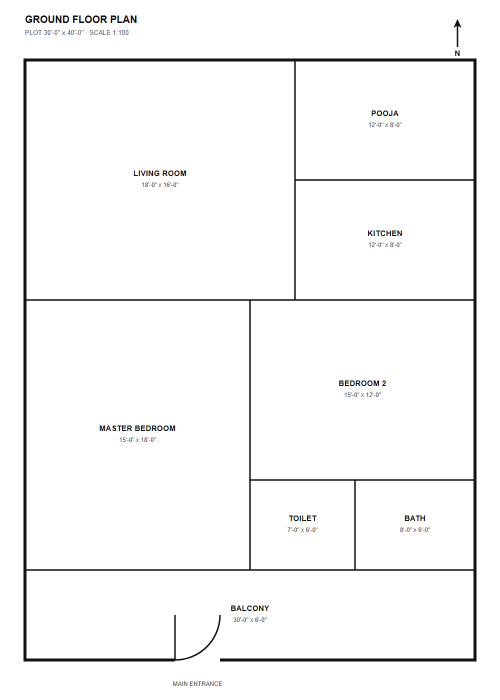
#> input picture tools/scan-eval/fixtures/plan-01.png, 1000 x 1400 px (shown at 1/2 size); its folder holds 2 pictures in this run
$ python make-photo.py
#> lines starting #> are read from the running program, lines starting #| are printed output that depends on the picture
#!/usr/bin/env python
"""
Turn a clean rendered fixture into something that looks like a phone photo of a printed
plan: perspective skew, rotation, uneven lighting, blur, sensor noise and JPEG artefacts.

The clean render is the easy case. Users will photograph a printout on a table, and the
published benchmarks that report ~51% accuracy are measured on real drawings, not clean
vector renders. This makes the gap measurable instead of assumed.

Usage: python make-photo.py plan-01
"""
import os, sys, random
from PIL import Image, ImageFilter, ImageEnhance

HERE = os.path.dirname(os.path.abspath(__file__))


def main():
    fid = sys.argv[1] if len(sys.argv) > 1 else "plan-01"
    random.seed(7)  # deterministic: the same "photo" every run
    src = os.path.join(HERE, "fixtures", fid + ".png")
    dst = os.path.join(HERE, "fixtures", fid + "-photo.jpg")

    im = Image.open(src).convert("RGB")
#> im is the input picture: PIL image 1000x1400 RGB; mean R, G, B 247.7, 247.7, 247.7
    w, h = im.size
#> w = 1000; h = 1400

    # 1. paper tint + margin, as if shot on a desk
    pad = int(w * 0.08)
#> pad = 80
    canvas = Image.new("RGB", (w + pad * 2, h + pad * 2), (168, 162, 152))
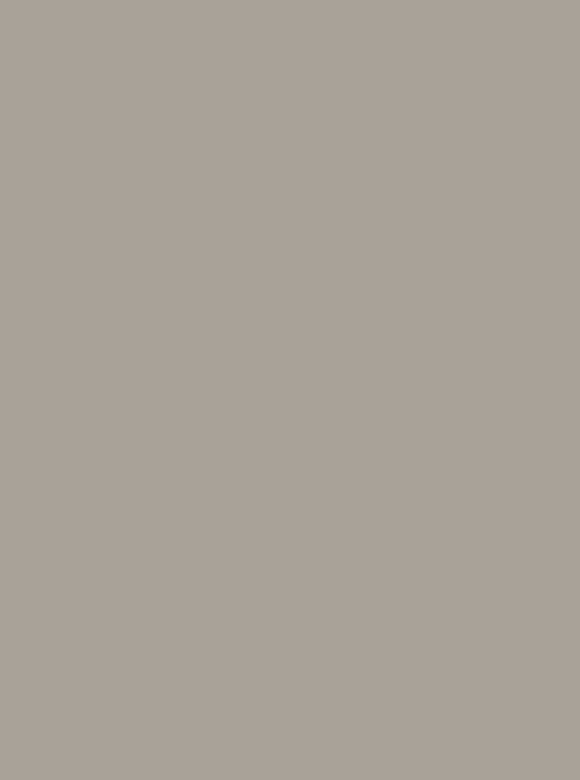
#> canvas: PIL image 1160x1560 RGB (shown at 1/2 size); mean R, G, B 168, 162, 152
    canvas.paste(im, (pad, pad))
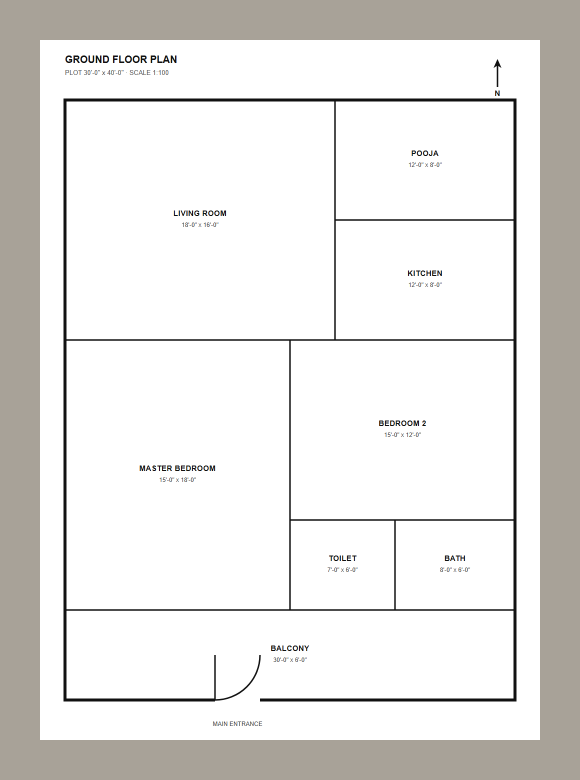
#> canvas: PIL image 1160x1560 RGB (shown at 1/2 size); mean R, G, B 229.6, 228.3, 226
    im = canvas
    w, h = im.size
#> w = 1160; h = 1560

    # 2. perspective — camera held off-square. Maps the 4 corners inward unevenly.
    dx, dy = w * 0.035, h * 0.022
#> dx = 40.6; dy = 34.32
    coeffs = _perspective(
        [(0, 0), (w, 0), (w, h), (0, h)],
        [(dx, dy * 0.6), (w - dx * 0.4, 0), (w - dx * 0.2, h - dy), (dx * 0.7, h - dy * 0.3)],
    )
    im = im.transform((w, h), Image.PERSPECTIVE, coeffs, Image.BICUBIC, fillcolor=(168, 162, 152))
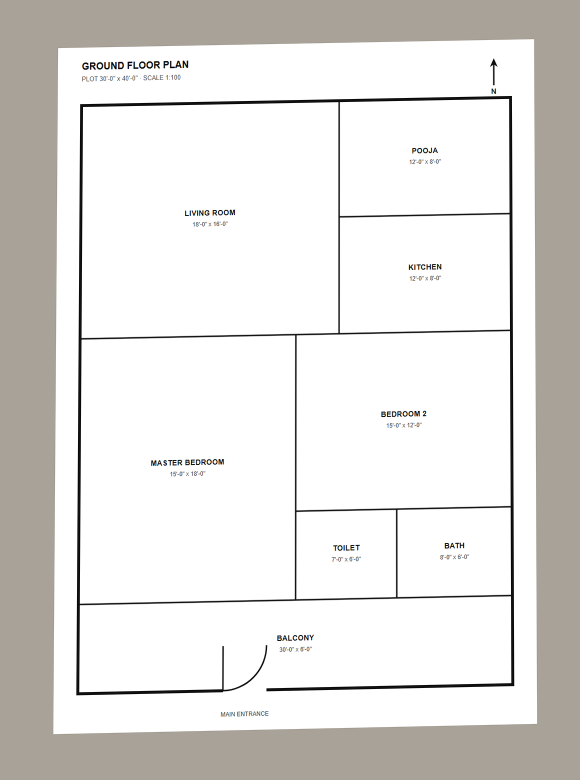
#> im: PIL image 1160x1560 RGB (shown at 1/2 size); mean R, G, B 225.8, 224.1, 221.4

    # 3. slight rotation
    im = im.rotate(-2.4, resample=Image.BICUBIC, expand=False, fillcolor=(168, 162, 152))
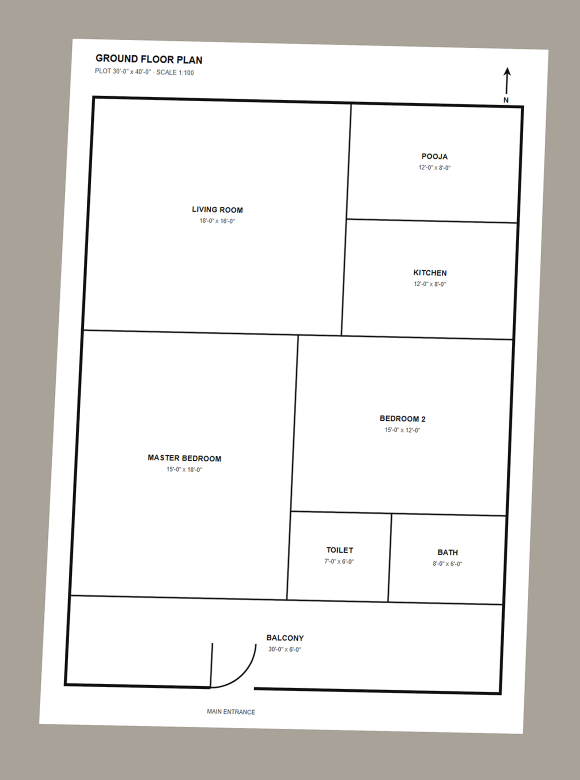
#> im: PIL image 1160x1560 RGB (shown at 1/2 size); mean R, G, B 225.7, 224, 221.3

    # 4. uneven lighting — a soft diagonal gradient, brighter top-left
    grad = Image.new("L", (w, h))
#> grad: PIL image 1160x1560 L; every value is 0
    px = grad.load()
    for y in range(0, h, 2):
        for x in range(0, w, 2):
            v = 255 - int(90 * ((x / w) * 0.6 + (y / h) * 0.4))
            px[x, y] = v
            if x + 1 < w: px[x + 1, y] = v
            if y + 1 < h:
                px[x, y + 1] = v
                if x + 1 < w: px[x + 1, y + 1] = v
    im = Image.composite(im, Image.new("RGB", (w, h), (30, 28, 26)), grad.point(lambda v: 60 + v * 0.76))
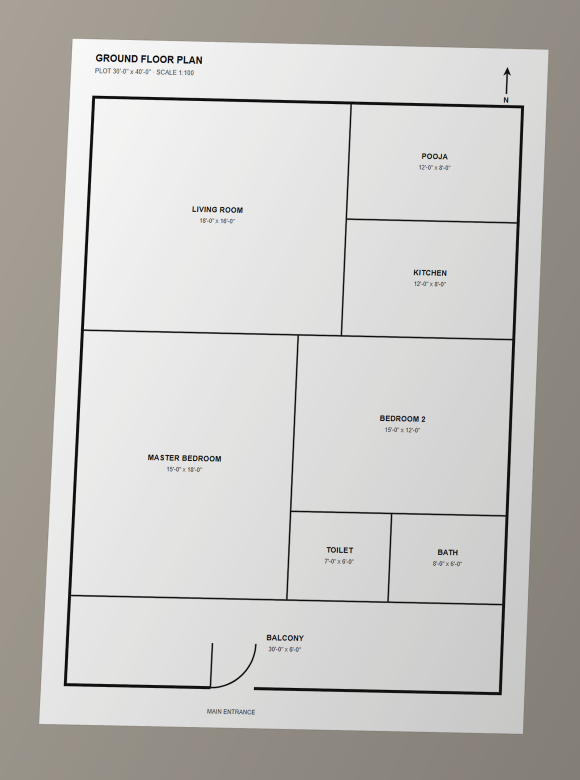
#> im: PIL image 1160x1560 RGB (shown at 1/2 size); mean R, G, B 198.8, 197.1, 194.5

    # 5. focus + sensor noise
    im = im.filter(ImageFilter.GaussianBlur(0.7))
    im = ImageEnhance.Contrast(im).enhance(0.92)
    px = im.load()
    for _ in range(int(w * h * 0.02)):
        x, y = random.randrange(w), random.randrange(h)
        r, g, b = px[x, y]
        n = random.randint(-16, 16)
        px[x, y] = (max(0, min(255, r + n)), max(0, min(255, g + n)), max(0, min(255, b + n)))
#> this loop made 36192 passes
#> (r, g, b) on passes 1 to 3: (226, 226, 226), (166, 161, 152), (211, 210, 210)

    # 6. downscale to a typical upload size, then JPEG
    target = 1280
    if max(im.size) > target:
        s = target / max(im.size)
#> s = 0.821
        im = im.resize((int(w * s), int(h * s)), Image.LANCZOS)
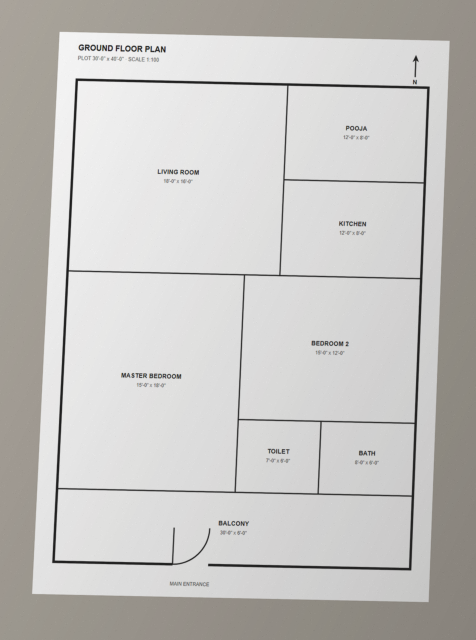
#> im: PIL image 951x1280 RGB (shown at 1/2 size); mean R, G, B 198.2, 196.6, 194.2
    im.save(dst, "JPEG", quality=72)
    print("wrote %s  %dx%d  %.0f KB" % (dst, im.size[0], im.size[1], os.path.getsize(dst) / 1024))
#| wrote tools/scan-eval/fixtures/plan-01-photo.jpg  951x1280  48 KB


def _perspective(src, dst):
    """Solve the 8 transform coefficients mapping dst -> src (PIL's convention)."""
    import numpy as np
    m = []
    for (sx, sy), (dx, dy) in zip(src, dst):
        m.append([dx, dy, 1, 0, 0, 0, -sx * dx, -sx * dy])
        m.append([0, 0, 0, dx, dy, 1, -sy * dx, -sy * dy])
    A = np.array(m, dtype=float)
    B = np.array(src, dtype=float).reshape(8)
    return np.linalg.solve(A, B).tolist()


if __name__ == "__main__":
    main()
